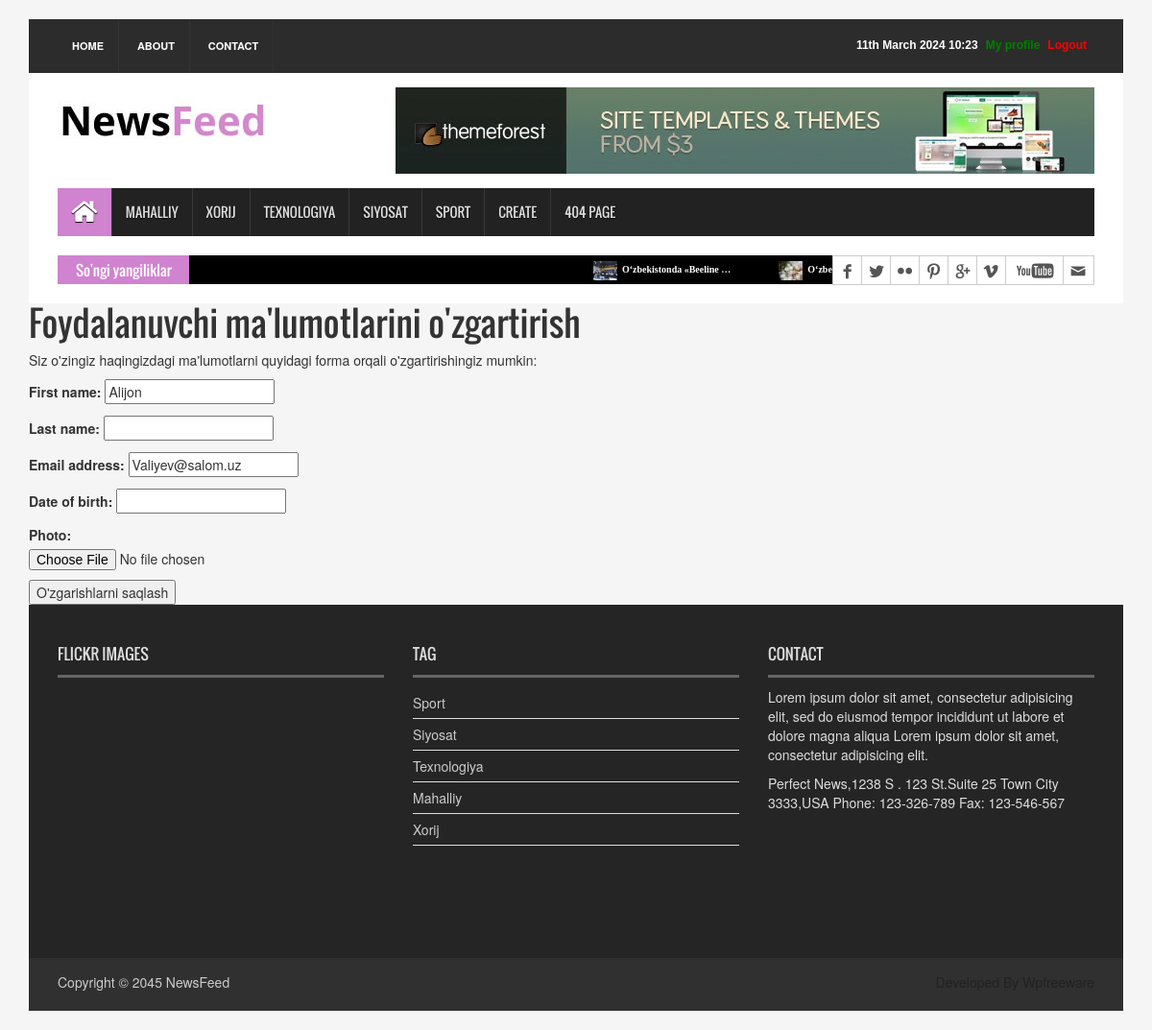
/account/profile/edit/ (signed in), run on an earlier commit of the app's database.
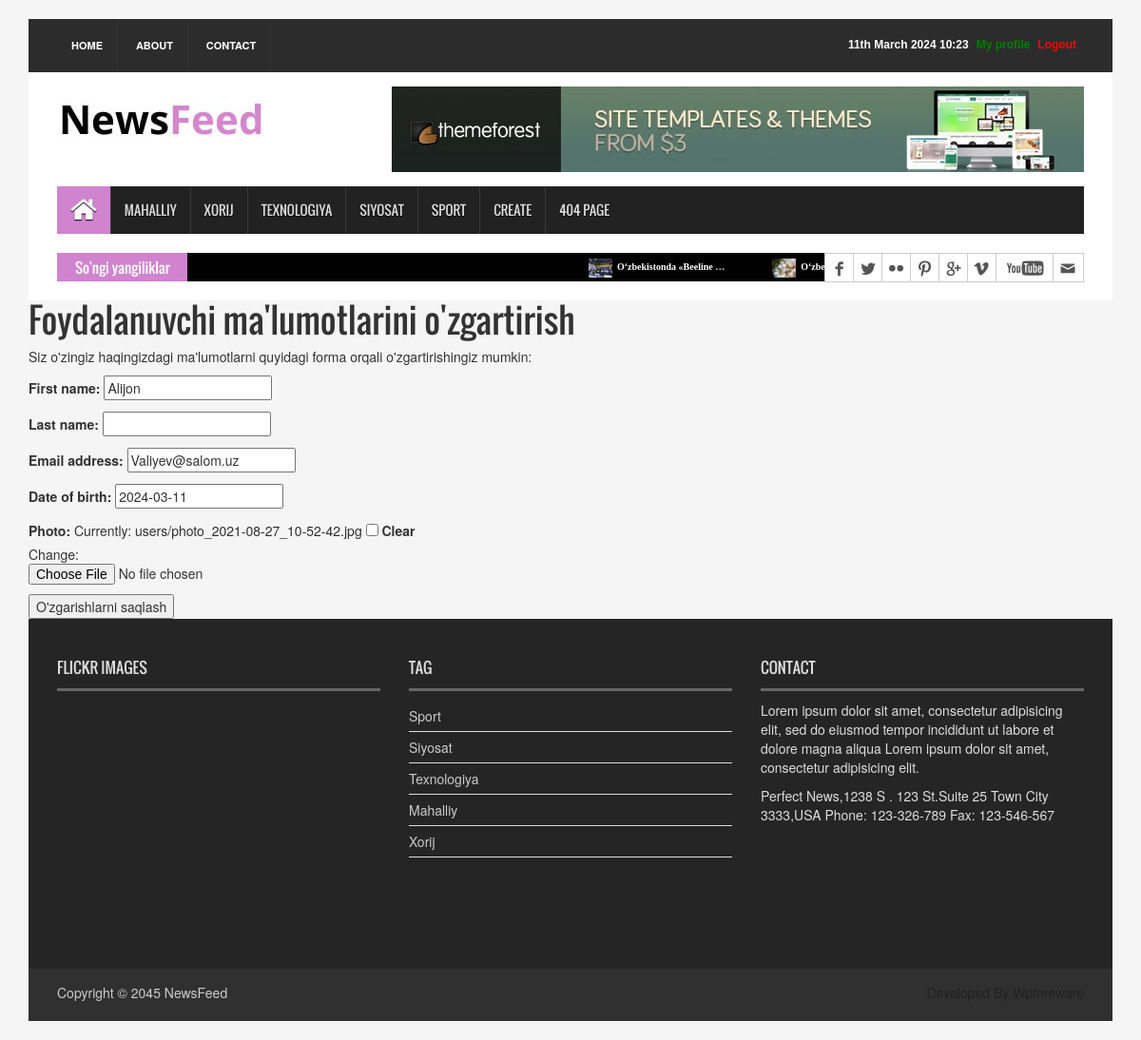
And on a later commit of the database.
### news_app/models.py (models this page shows, shortened)
class News(models.Model):
    class Status(models.TextChoices):
        Draft = 'DF', 'Draft'
        Published = 'PB', 'Publish'
    title = models.CharField(max_length=250)
    slug = models.SlugField(max_length=250)
    body = models.TextField()
    image = models.ImageField(upload_to='news/images')
    category = models.ForeignKey(Category, on_delete=models.CASCADE)
    publish_time = models.DateTimeField(default=timezone.now)
    created_time = models.DateTimeField(auto_now_add=True)
    update_time = models.DateTimeField(auto_now=True)
    status = models.CharField(max_length=2,
                              choices=Status.choices,
                              default=Status.Draft)
    objects = models.Manager()
    published = PublishedManager()
    class Meta:
        ordering = ["-publish_time"]
    def get_absolute_url(self):
        return reverse("news_detail", args=[self.slug])

class Category(models.Model):
    name = models.CharField(max_length=150)

### account/models.py (models this page shows, shortened)
class Profile(models.Model):
    user = models.OneToOneField(User,
                                on_delete=models.CASCADE,)
    photo = models.ImageField(upload_to='users/', blank=True, null=True)
    date_of_birth = models.DateField(blank=True, null=True)

### account/views.py (the view)
# urls.py: path('profile/edit/', edit_user, name='edit_user_information' ),
@login_required
def edit_user(request):
    if request.method == 'POST':
        user_form = UserEditForm(instance=request.user, data=request.POST)
        profile_form = ProfileEditForm(instance=request.user.profile,
                                       data=request.POST,
                                       files=request.FILES)
        if user_form.is_valid() and profile_form.is_valid():
            user_form.save()
            profile_form.save()
            return redirect('user_profile')
    else:
        user_form = UserEditForm(instance=request.user)
        profile_form = ProfileEditForm(instance=request.user.profile)
    return render(request, 'account/profile_edit.html', {"user_form": user_form, 'profile_form': profile_form})

### account/forms.py
class UserEditForm(forms.ModelForm):
    class Meta:
        model = User
        fields = ['first_name', 'last_name', "email"]

class ProfileEditForm(forms.ModelForm):
    class Meta:
        model = Profile
        fields = ["date_of_birth", "photo"]

### news_app/context_processors.py (called while the page is built)
def latest_news(request):
    latest_news = News.published.all().order_by('-publish_time')[:10]
    categories = Category.objects.all()
    context = {
        "latest_news": latest_news,
        "categories": categories
    }
    return context

### news_app/models.py (called while the page is built)
    def get_queryset(self):
        return super().get_queryset().filter(status=News.Status.Published)

### templates/account/profile_edit.html (shortened to what this page needs)
{% extends 'news/base.html' %}
{% load static %}
{% block content %}
<h1>Foydalanuvchi ma'lumotlarini o'zgartirish</h1>
    <p>Siz o'zingiz haqingizdagi ma'lumotlarni quyidagi forma orqali o'zgartirishingiz mumkin:</p>
     <form method="post" enctype="multipart/form-data">{% csrf_token %}
     {{ user_form.as_p }}
     {{ profile_form.as_p }}
     <button type="submit">O'zgarishlarni saqlash</button>
     </form>
{% endblock content %}

### templates/news/base.html (shortened to what this page needs)
{% load static %}
<!DOCTYPE html>
<html>
<head>
<link rel="stylesheet" type="text/css" href="{% static 'css/bootstrap.min.css' %}">
<link rel="stylesheet" type="text/css" href="{% static 'css/font-awesome.min.css' %}">
<link rel="stylesheet" type="text/css" href="{% static 'css/animate.css' %}">
<link rel="stylesheet" type="text/css" href="{% static 'css/font.css' %}">
<link rel="stylesheet" type="text/css" href="{% static 'css/li-scroller.css' %}">
<link rel="stylesheet" type="text/css" href="{% static 'css/slick.css' %}">
<link rel="stylesheet" type="text/css" href="{% static 'css/jquery.fancybox.css' %}">
<link rel="stylesheet" type="text/css" href="{% static 'css/theme.css' %}">
<link rel="stylesheet" type="text/css" href="{% static 'css/style.css' %}">
</head>
<body>
<div class="container">
  <header id="header">
    <div class="row">
      <div class="col-lg-12 col-md-12 col-sm-12">
        <div class="header_top">
          <div class="header_top_left">
            <ul class="top_nav">
              <li><a href="{% url 'home_page' %}">Home</a></li>
              <li><a href="{% url 'about_page' %}">About</a></li>
              <li><a href="{% url 'contact_page' %}">Contact</a></li>
            </ul>
          </div>
          <div class="header_top_right">
            {% if request.user.is_authenticated %}
            <p><a href="{% url 'logout' %}" style="color:red">Logout</a></p>
            <p><a href="{% url 'user_profile' %}" style="color:green">My profile</a></p>
            {% else %}
            <p><a href="{% url 'login' %}" style="color:red">Saytga kirish</a></p>
            {% endif  %}
            <p>{% now "jS F Y H:i" %}</p>
          </div>
        </div>
      </div>
      <div class="col-lg-12 col-md-12 col-sm-12">
        <div class="header_bottom">
          <div class="logo_area"><a href="{% url 'home_page' %}" class="logo"><img src="{% static 'images/logo.jpg' %}" alt=""></a></div>
          <div class="add_banner"><a href="#"><img src="{% static 'images/addbanner_728x90_V1.jpg' %}" alt=""></a></div>
        </div>
      </div>
    </div>
  </header>
  <section id="navArea">
    <nav class="navbar navbar-inverse" role="navigation">
      <div id="navbar" class="navbar-collapse collapse">
        <ul class="nav navbar-nav main_nav">
          <li class="active"><a href="{% url 'home_page' %}"><span class="fa fa-home desktop-home"></span><span class="mobile-show">Home</span></a></li>
          <li><a href="{% url 'local_page' %}">Mahalliy</a></li>
          <li><a href="{% url 'xorij_page' %}">Xorij</a></li>
          <li><a href="{% url 'texno_page' %}">Texnologiya</a></li>
          <li><a href="{% url 'siyosiy_page' %}">Siyosat</a></li>
          <li><a href="{% url 'sportnews_page' %}">Sport</a></li>
          <li><a href="{% url 'create_view' %}">Create</a></li>
          <li><a href="#">404 Page</a></li>
        </ul>
      </div>
    </nav>
  </section>
  <section id="newsSection">
    <div class="row">
      <div class="col-lg-12 col-md-12">
        <div class="latest_newsarea"> <span>So'ngi yangiliklar</span>
          <ul id="ticker01" class="news_sticker">
            {% for xabar in latest_news %}
            <li><a href="{{ xabar.get_absolute_url }}"><img src="{{ xabar.image.url }}" alt="">{{ xabar.title | truncatewords:2 }}</a></li>
            {% endfor %}
          </ul>
          <div class="social_area">
            <ul class="social_nav">
              <li class="facebook"><a href="#"></a></li>
              <li class="twitter"><a href="#"></a></li>
              <li class="flickr"><a href="#"></a></li>
              <li class="pinterest"><a href="#"></a></li>
              <li class="googleplus"><a href="#"></a></li>
              <li class="vimeo"><a href="#"></a></li>
              <li class="youtube"><a href="#"></a></li>
              <li class="mail"><a href="#"></a></li>
            </ul>
          </div>
        </div>
      </div>
    </div>
  </section>
{% block content %}
{% endblock content %}
  <footer id="footer">
    <div class="footer_top">
      <div class="row">
        <div class="col-lg-4 col-md-4 col-sm-4">
          <div class="footer_widget wow fadeInLeftBig">
            <h2>Flickr Images</h2>
          </div>
        </div>
        <div class="col-lg-4 col-md-4 col-sm-4">
          <div class="footer_widget wow fadeInDown">
            <h2>Tag</h2>
            <ul class="tag_nav">
              {% for i in categories %}
              <li><a href="#">{{ i.name }}</a></li>
              {% endfor %}
            </ul>
          </div>
        </div>
        <div class="col-lg-4 col-md-4 col-sm-4">
          <div class="footer_widget wow fadeInRightBig">
            <h2>Contact</h2>
            <p>Lorem ipsum dolor sit amet, consectetur adipisicing elit, sed do eiusmod tempor incididunt ut labore et dolore magna aliqua Lorem ipsum dolor sit amet, consectetur adipisicing elit.</p>
            <address>
            Perfect News,1238 S . 123 St.Suite 25 Town City 3333,USA Phone: 123-326-789 Fax: 123-546-567
            </address>
          </div>
        </div>
      </div>
    </div>
    <div class="footer_bottom">
      <p class="copyright">Copyright &copy; 2045 <a href="{% url 'home_page' %}">NewsFeed</a></p>
      <p class="developer">Developed By Wpfreeware</p>
    </div>
  </footer>
</div>
</body>
</html>

### static/css/li-scroller.css (style rules this page uses)
ul.newsticker { position:relative; left:750px; font:bold 10px Verdana; list-style-type:none; margin:0; padding:0 }
ul.newsticker li { float:left; margin:0; padding:0 }
ul.newsticker a { white-space:nowrap; padding:0; color:#fff; margin:0 50px 0 0 }
ul.newsticker a > img { height:20px; margin-right:5px; width:25px }

### static/css/theme.css (style rules this page uses)
.navbar-inverse .navbar-nav > .active > a, .navbar-inverse .navbar-nav > .active > a:hover, .navbar-inverse .navbar-nav > .active > a:focus { background-color:#d083cf }
.latest_newsarea span { background:none repeat scroll 0 0 #d083cf }

What changed in the data, as far as the page shows it:
changed Profile: date_of_birth (not shown) → "2024-03-11"
Also different on the page:
form field as_p: (not shown) → "☐"
text no longer shown: "Date of birth: Photo:"
text now shown: "Date of birth: Photo: Currently: users/photo_2021-08-27_10-52-42.jpg Clear Change:"
